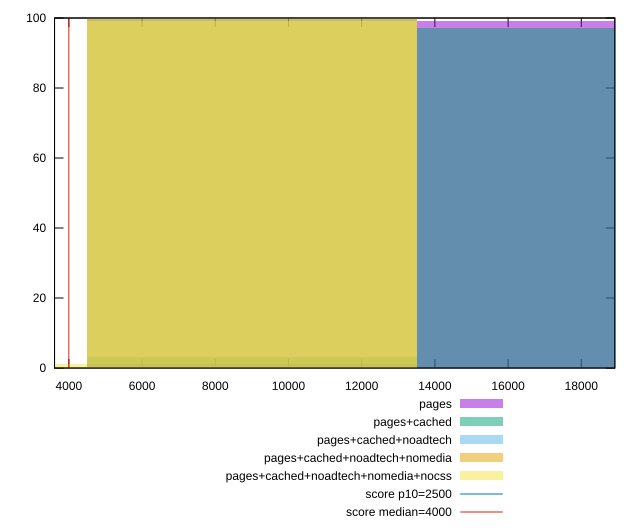

The gnuplot source for this figure:
reset

$pages <<EOF
9016.265492525466 1
18032.530985050933 99
EOF

$pagesCached <<EOF
9016.265492525466 3
18032.530985050933 97
EOF

$pagesCachedNoadtech <<EOF
9016.265492525466 100
EOF

$pagesCachedNoadtechNomedia <<EOF
9016.265492525466 100
EOF

$pagesCachedNoadtechNomediaNocss <<EOF
9016.265492525466 99
0 1
EOF

set key outside below
set boxwidth 9016.265492525466
set xrange [3609.1769999999997:18915.717000000004]
set yrange [0:100]
set trange [0:100]
set style fill transparent solid 0.5 noborder

set parametric
set terminal svg size 640, 530 enhanced background rgb 'white'
set output "report_00013_2021-02-09T12-04-24.940Z/largest-contentful-paint/comparison/histogram/all_raw.svg"

plot $pages title "pages" with boxes, \
     $pagesCached title "pages+cached" with boxes, \
     $pagesCachedNoadtech title "pages+cached+noadtech" with boxes, \
     $pagesCachedNoadtechNomedia title "pages+cached+noadtech+nomedia" with boxes, \
     $pagesCachedNoadtechNomediaNocss title "pages+cached+noadtech+nomedia+nocss" with boxes, \
     2500,t title "score p10=2500", \
     4000,t title "score median=4000"

reset
